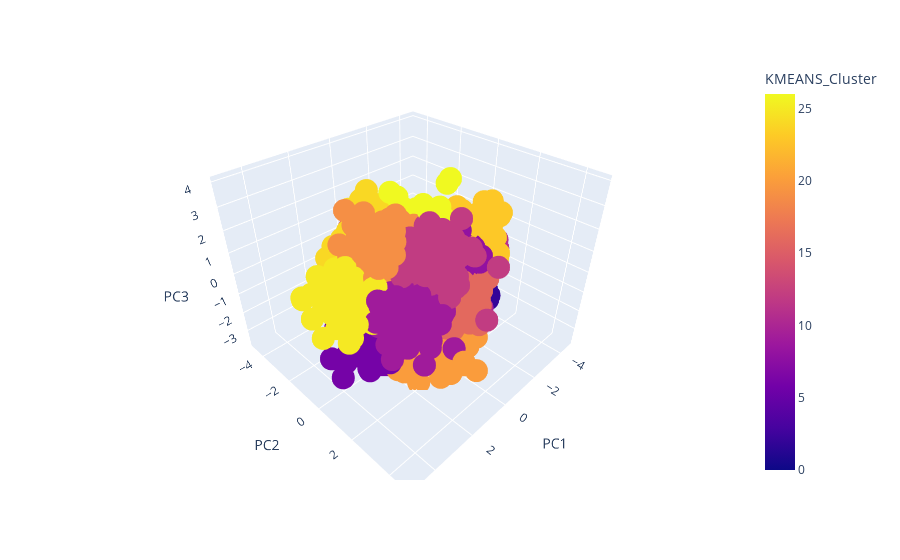

Source (notebook cell):
### Code cell
pca_df["KMEANS_Cluster"] = kmeans.labels_
fig = px.scatter_3d(pca_df, x='PC1', y='PC2', z="PC3", color='KMEANS_Cluster')
fig.show()

### Figure 1 — Plotly figure (JSON) as saved in the notebook; plotly's stock layout.template omitted (floating-point values rounded to 4 significant figures; data arrays with more than 128 entries replaced by an {"elided": "..."} marker saying what was removed)
{"data": [{"hovertemplate": "PC1=%{x}<br>PC2=%{y}<br>PC3=%{z}<br>KMEANS_Cluster=%{marker.color}<extra></extra>", "legendgroup": "", "marker": {"color": {"elided": "9952 int values"}, "coloraxis": "coloraxis", "symbol": "circle"}, "mode": "markers", "name": "", "scene": "scene", "showlegend": false, "type": "scatter3d", "x": {"elided": "9952 float values"}, "y": {"elided": "9952 float values"}, "z": {"elided": "9952 float values"}}], "layout": {"coloraxis": {"colorbar": {"title": {"text": "KMEANS_Cluster"}}, "colorscale": [[0, "#0d0887"], [0.1111, "#46039f"], [0.2222, "#7201a8"], [0.3333, "#9c179e"], [0.4444, "#bd3786"], [0.5556, "#d8576b"], [0.6667, "#ed7953"], [0.7778, "#fb9f3a"], [0.8889, "#fdca26"], [1, "#f0f921"]]}, "legend": {"tracegroupgap": 0}, "margin": {"t": 60}, "scene": {"domain": {"x": [0, 1], "y": [0, 1]}, "xaxis": {"title": {"text": "PC1"}}, "yaxis": {"title": {"text": "PC2"}}, "zaxis": {"title": {"text": "PC3"}}}}}
